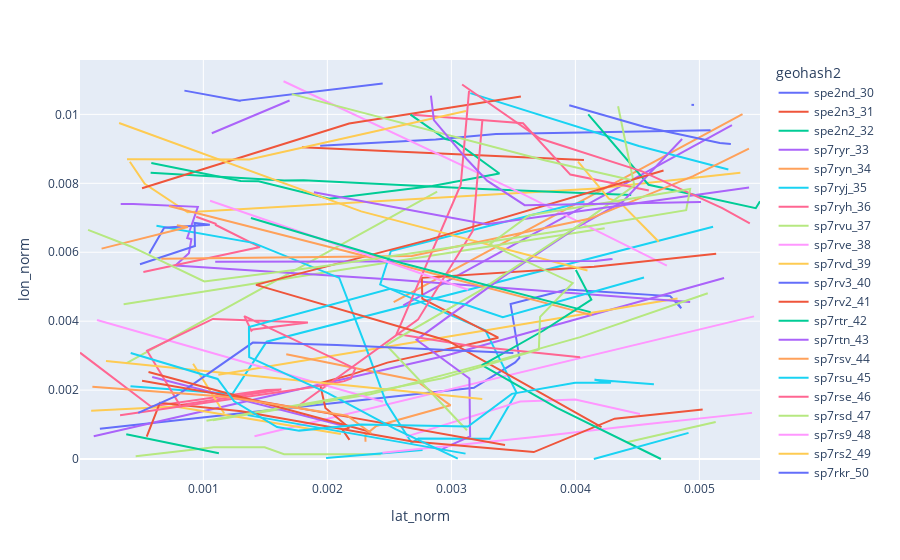

Notebook code for this chart:
### Code cell
px.line(df[df.tid==1], x="lat_norm", y="lon_norm", color="geohash2")
